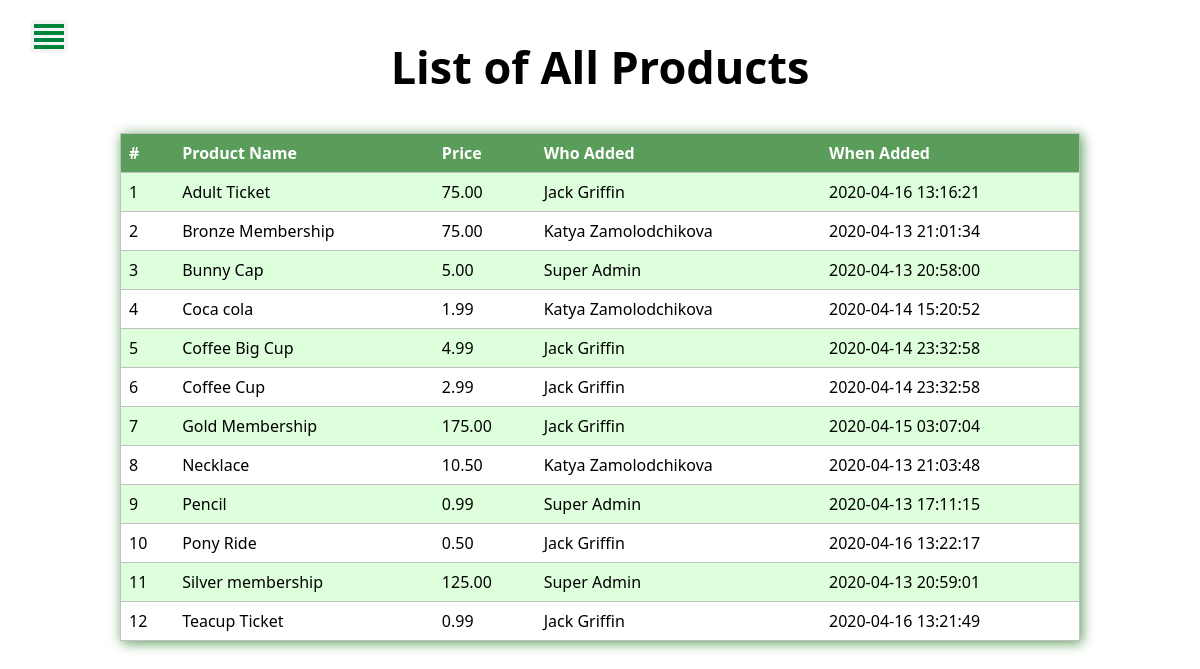
Page /prdList.php (signed in) on the committed database.
### tables this page shows
CREATE TABLE IF NOT EXISTS `product` (
  `product_id` int(11) NOT NULL AUTO_INCREMENT,
  `product_type_id` int(11) NOT NULL,
  `product_name` varchar(30) NOT NULL,
  `product_price` decimal(10,2) NOT NULL,
  `user_id` int(11) NOT NULL,
  `product_time` datetime NOT NULL DEFAULT current_timestamp(),
  PRIMARY KEY (`product_id`),
  KEY `product_type_id` (`product_type_id`),
  KEY `user_id` (`user_id`)
);

CREATE TABLE IF NOT EXISTS `user` (
  `user_id` int(11) NOT NULL AUTO_INCREMENT,
  `department_id` int(11) NOT NULL,
  `user_fname` varchar(30) NOT NULL,
  `user_lname` varchar(30) NOT NULL,
  `user_DOB` date NOT NULL,
  `user_email` varchar(50) NOT NULL,
  `user_password` varchar(30) NOT NULL,
  `user_gender` varchar(6) DEFAULT NULL,
  `user_create_date` datetime NOT NULL DEFAULT current_timestamp(),
  `user_added` int(11) NOT NULL,
  PRIMARY KEY (`user_id`),
  UNIQUE KEY `user_email` (`user_email`),
  KEY `department_id` (`department_id`)
);

### Database.php (called while the page is built, shortened)
<?php
 class Database{
	 private $host= "localhost";
	 private $user= "root";
	 private $pass= "";
	 private $dbname= "nika_zoo";
	 private $dbh;
	 private $stmt;
	 public function __construct(){
		 $dsn='mysql:host='. $this->host . ';dbname=' . $this->dbname;
		 $options=array(
						 PDO::ATTR_PERSISTENT=>true,
						 PDO::ATTR_ERRMODE=>PDO::ERRMODE_EXCEPTION
						 );
		try{
			$this->dbh= new PDO($dsn,$this->user,$this->pass,$options);
		}catch(PDOException $e){
			$this->error=$e->getMessage();
			echo $this->error;
		}
	 }
	 public function query($sql){
		$this->stmt=$this->dbh->prepare($sql);
	 }
	 public function execute(){
		  $this->stmt->execute();
	 }
	 public function resultSet(){
		 $this->execute();
		 return $this->stmt->fetchAll(PDO::FETCH_OBJ);
	 }
 }

### prdList.php (the view, shortened to what this page needs)
<?PHP
include "Database.php";
$db = new Database();
$sql="SELECT * from user where user_id = '$_COOKIE[user_id]' ";
$db->query($sql);
if ($_COOKIE['user_id']){
	$sql="SELECT product.product_name, product.product_price, product.product_time, u.user_fname, u.user_lname
	FROM product
	LEFT JOIN `user`as u ON u.user_id = product.user_id
	order by product_name";
	$db->query($sql);
	$result = $db->resultSet();
}
?>
<!DOCTYPE html>
<html lang="en">
<head>
    <link rel="stylesheet" href="product.css">
    <link rel="stylesheet" href="sidebar.css">
</head>
<body>
    <div id="sidebar">
        <div class="toggle-btn" onclick="toggleSidebar()">
            <span></span>
            <span></span>
            <span></span>
            <span></span>
        </div>
    </div>
    <div id="container" style='margin-bottom:6em;text-align:center;'>
	  <h1>List of All Products</h1>
				<table class="table-info" style="width:80%;margin:auto;box-shadow: 2px 2px 12px #5a9c5a;">
              <thead style="color:white;background:rgb(90, 156, 90);">
					<tr>
						<th> #</th>
					  <th>Product Name</th>
					  <th>Price </th>
					   <th>Who Added </th>
					    <th>When Added </th>
					</tr>
				  </thead>
				  <tbody>
				 <?PHP
					$num=1;
					foreach($result as $item){
					$shade = ($num % 2) ? 'style="background:#deffdc;"':'';
						echo "<tr $shade>
								<td>$num</td>
								<td>$item->product_name</td>
								<td>$item->product_price</td>
								<td>$item->user_fname $item->user_lname</td>
								<td>$item->product_time</td>
							</tr>";
							$num++;
					}
				 ?>
				  </tbody>
				</table>
			</div>
</body>
</html>

### product.css (style rules this page uses)
body { background-color: white; margin: 0; height: 100vh; width: 100%; font-family:'Segoe UI', Tahoma, Geneva, Verdana, sans-serif; }
#container { position: relative; background-color: white; width:100%; text-align: center; }
#container h1 { font-family:'Segoe UI', Tahoma, Geneva, Verdana, sans-serif; text-align: center; color: black; margin: 0; padding-top: 3%; padding-bottom: 3%; position: static; font-size: 45px; }
table, th, td { border-collapse: collapse; text-align: left; padding: .5em; }
table, tr { border:1px solid silver; }
table { width:100%; }

### sidebar.css (style rules this page uses)
#sidebar { position: fixed; width: 200px; height: 100%; background: rgb(0, 110, 50); left: -200px; transition: all 0.3s linear; z-index: 1; }
#sidebar .toggle-btn { cursor: pointer; position: absolute; left: 230px; top: 20px; background-color: whitesmoke; padding: 1px 4px; border-radius: 5px; }
#sidebar .toggle-btn span { display: block; width: 30px; height: 4px; background-color: rgb(0, 134, 60); margin: 3px 0px; }

### rows in the picture
product: product_name "Adult Ticket", product_price "75.00", user.user_fname "Jack", user.user_lname "Griffin", product_time "2020-04-16 13:16:21"
product: product_name "Bronze Membership", product_price "75.00", user.user_fname "Katya", user.user_lname "Zamolodchikova", product_time "2020-04-13 21:01:34"
product: product_name "Bunny Cap", product_price "5.00", user.user_fname "Super", user.user_lname "Admin", product_time "2020-04-13 20:58:00"
product: product_name "Coca cola", product_price "1.99", user.user_fname "Katya", user.user_lname "Zamolodchikova", product_time "2020-04-14 15:20:52"
product: product_name "Coffee Big Cup", product_price "4.99", user.user_fname "Jack", user.user_lname "Griffin", product_time "2020-04-14 23:32:58"
product: product_name "Coffee Cup", product_price "2.99", user.user_fname "Jack", user.user_lname "Griffin", product_time "2020-04-14 23:32:58"
product: product_name "Gold Membership", product_price "175.00", user.user_fname "Jack", user.user_lname "Griffin", product_time "2020-04-15 03:07:04"
product: product_name "Necklace", product_price "10.50", user.user_fname "Katya", user.user_lname "Zamolodchikova", product_time "2020-04-13 21:03:48"
product: product_name "Pencil", product_price "0.99", user.user_fname "Super", user.user_lname "Admin", product_time "2020-04-13 17:11:15"
product: product_name "Pony Ride", product_price "0.50", user.user_fname "Jack", user.user_lname "Griffin", product_time "2020-04-16 13:22:17"
product: product_name "Silver membership", product_price "125.00", user.user_fname "Super", user.user_lname "Admin", product_time "2020-04-13 20:59:01"
product: product_name "Teacup Ticket", product_price "0.99", user.user_fname "Jack", user.user_lname "Griffin", product_time "2020-04-16 13:21:49"
